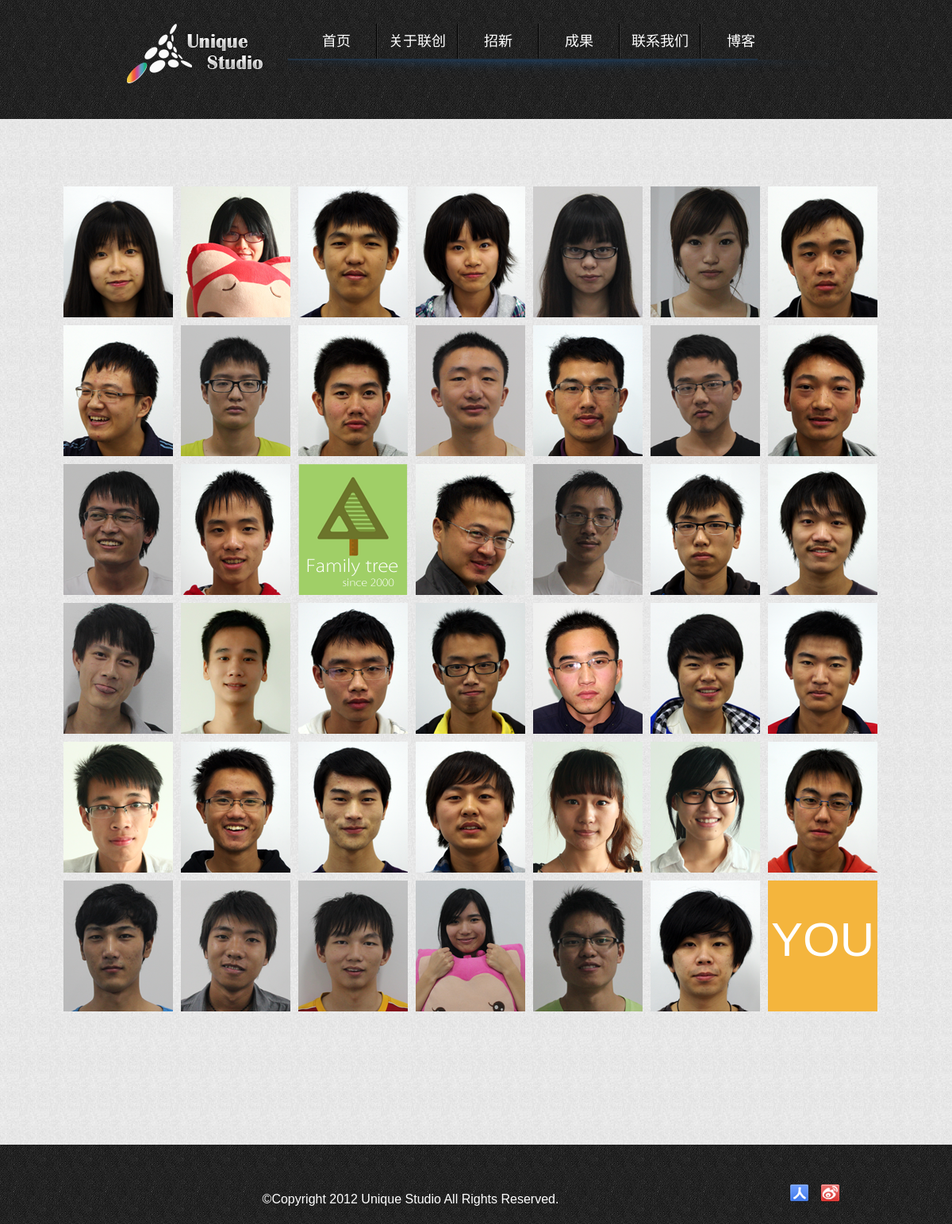
Page /unique_member.php on the committed database.
### tables this page shows
CREATE TABLE `members` (
  `id` int(11) NOT NULL AUTO_INCREMENT,
  `name` varchar(20) DEFAULT NULL,
  `job` int(11) DEFAULT NULL,
  `renren` varchar(9) DEFAULT NULL,
  `weibo` varchar(10) DEFAULT NULL,
  `school` int(11) DEFAULT NULL,
  `word` varchar(100) DEFAULT NULL,
  `src` int(11) DEFAULT NULL,
  PRIMARY KEY (`id`)
);

### unique_member.php (the view, shortened to what this page needs)
<!DOCTYPE html>
<html>
  <head>
    <link rel="stylesheet" type="text/css" href="css/normal_nav.css">
    <link rel="stylesheet" type="text/css" href="css/unique_member.css">
  </head>
  <body>
    <header>
      <div id="logo_nav">
	<div id="left_logo">
	  <a href="home.html">
	    <img src="image/home/logo.png">
	  </a>
	</div>
	<nav id="right_nav">
	  <ul>
	    <li><a href="home.html" class="fir_nav"><span id="no_left">首页</span></a></li>
	    <li><a href="#" class="fir_nav"><span>关于联创</span></a>
	    </li>
	    <li><a href="#" class="fir_nav"><span>招新</span></a>
	    </li>
	    <li><a href="#"class="fir_nav"><span>成果</span></a>
	    </li>
	    <li><a href="contact.php" class="fir_nav"><span>联系我们</span></a></li>
	    <li><a href="http://blog.hustunique.com" target="_blank" class="fir_nav"><span id="no_right">博客</span></a></li>
	  </ul>
	  <div id="bottom_line">
	    <img src="image/home/nav_footer.png">
	  </div>
	</nav>
      </div>
    </header>
    <section>
      <div id="main">
          	<?php
	   $count = 0;
	   $result = mysql_query("SELECT * FROM members");
	   while($row = mysql_fetch_array($result))
	   {
	      $count++;
	       if($count==17)
	       {
	          echo "<div class='frame'>";
	          echo "<a target='_blank' href='http://intra.hustunique.com/familytree'><img src='./image/about/member/members/familytree.png'></a>";
	          echo "</div>";
		  $count++;
	       }
	           if($row['src']==24 || $row['src']==6 || $row['src']==34)
	           {
	                $src = "image/about/member/members/".(string)$row['src'].".jpg";
	           }
	           else
	           {
                       $src = "image/about/member/members/".(string)$row['src'].".png";
                   }
	           if(($count%7)<=4 && ($count%7)!=0)
	           {
	             echo "<div class='frame'>";
	             echo "<img class='leftImg' src=".$src.">";
		     echo "</div>";
	      	   }
	      	   else
               	   {
	          	echo "<div class='frame'>";
	          	echo "<img class='rightImg' src=".$src.">";
		  	echo "</div>";
	       	   }
	    }
	       echo "<a target='_blank' href='apply_online.php'><div class='frame' id='you'>";
	       echo "<span>YOU</span>";
	       echo "</div></a>";
	?>
      </div>
    </section>
    <footer>
      <div id="copyright_link">
       <div id="copyright">
	 <p>©Copyright 2012 Unique Studio All Rights Reserved.</p>
      </div>
      <div id="link_logo">
	<a href="http://page.renren.com/601317380" target="_blank"><img id="renren" src="./image/home/renren_logo.png"></a>
	<a href="http://weibo.com/uniquestudio" target="_blank"><img id="weibo" src="./image/home/weibo_logo.png"></a>
      </div>
      </div>
    </footer>
</body>
</html>

### css/normal_nav.css (style rules this page uses)
img { border:none; }
body { margin:0; }
header a,footer a { text-decoration:none; color:#000000; }
header { background:url(../image/home/bg.png) repeat; height:150px; }
header #logo_nav { height:100%; width:880px; margin:0 auto; }
header #left_logo { height:100%; float:left; }
header #left_logo img { margin-top:30px; cursor:pointer; }
header nav { height:100%; width:660px; float:left; }
header nav ul { list-style:none; margin-top:30px; }
header nav ul li { float:left; display:block; }
header nav ul li .fir_nav span { font-family:Microsoft YaHei,"Lucida Grande", "Lucida Sans Unicode", Helvetica, Arial, Verdana, sans-serif; display:block; cursor:pointer; font-size:18px; color:white; width:100px; height:44px; line-height:44px; text-align:center; border-right:solid 1px #000000; border-left:solid 1px #333333; }
header nav ul li .fir_nav #no_left { border-left:none; }
header nav ul li .fir_nav #no_right { border-right:none; }
header nav #bottom_line { height:20px; padding-left:29px; }
section { background:url(../image/home/bg_white.png) repeat; }
footer { height:100px; background:url(../image/home/bg.png) repeat; }
footer #copyright_link { width:1100px; height:100%; margin:0 auto; }
footer #copyright_link #copyright { float:left; height:100%; width:85%; }
footer #copyright_link #copyright p { margin-top:60px; color:#FFFFFF; text-align:center; }
footer #copyright_link #link_logo { float:left; height:100%; width:15%; }
footer #copyright_link #link_logo img { margin-top:50px; margin-left:10px; cursor:pointer; }

### css/unique_member.css (style rules this page uses)
span,p,h { font-family:Microsoft YaHei,"Lucida Grande", "Lucida Sans Unicode", Helvetica, Arial, Verdana, sans-serif; }
section #main { width:1050px; margin:0px auto; height:1213px; padding-top:80px; }
.frame { position:relative; margin:5px; height:165px; width:138px; float:left; cursor:pointer; }
.frame img { position:absolute; }
#you { background-color:#F4B53D; }
#you span { display:block; color:#FFFFFF; font-size:60px; text-align:center; width:138px; margin-top:40px; }

### rows in the picture
members: shows a picture
members: shows a picture
members: shows a picture
members: shows a picture
members: shows a picture
members: shows a picture
members: shows a picture
members: shows a picture
members: shows a picture
members: shows a picture
members: shows a picture
members: shows a picture
members: shows a picture
members: shows a picture
members: shows a picture
members: shows a picture
members: shows a picture
members: shows a picture
members: shows a picture
members: shows a picture
members: shows a picture
members: shows a picture
members: shows a picture
members: shows a picture
members: shows a picture
members: shows a picture
members: shows a picture
members: shows a picture
members: shows a picture
members: shows a picture
members: shows a picture
members: shows a picture
members: shows a picture
members: shows a picture
members: shows a picture
members: shows a picture
members: shows a picture
members: shows a picture
members: shows a picture
members: shows a picture
